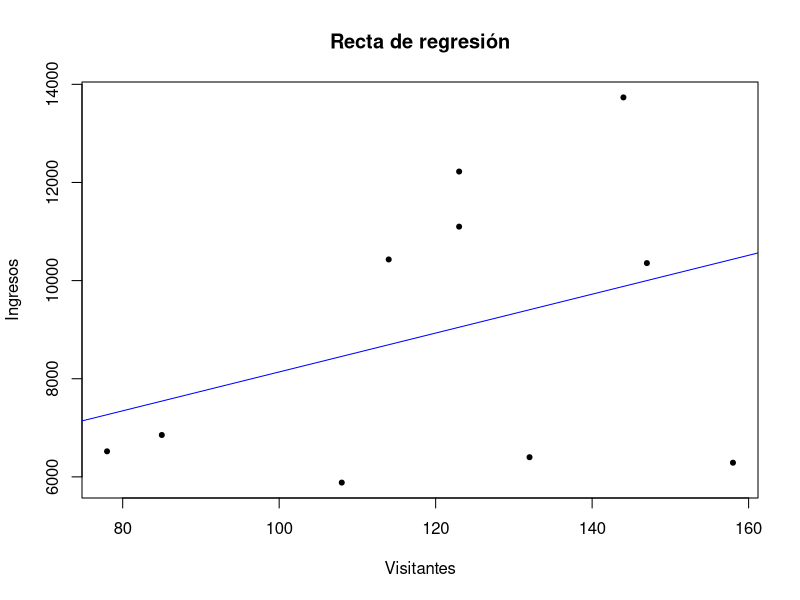

Generate this figure with R:
# --  C R E A C I Ó N   D E   L A S   V A R I A B L E S  --

# Semilla para reproducibilidad
#set.seed(420)

# Número de días
dias = 10

# Generar datos de visitantes (entre 50 y 200 personas por día)
visitantes <- sample(50:200, dias, replace = TRUE)

#Generar el gasto medio de cada visitante en cada día
gasto_por_visitante <- runif(dias, min = 30, max = 100)

# Generar datos de ingresos multiplicando el gasto medio por el número de visitantes
ingresos <- visitantes * gasto_por_visitante

# Redondear los ingresos a dos decimales
ingresos = round(ingresos, 2)

# Crear un data frame con los datos
datos_tienda <- data.frame(Visitantes = visitantes, Ingresos = ingresos)

# Mostrar los datos
print(datos_tienda)

# - - -


# --  I N G R E S O S   T O T A L E S  --

total = sum(ingresos)
print(paste('Ingresos totales:', total, '€'))

# - - -


# --  C O E F I C I E N T E   D E   C O R R E L A C I Ó N  --

# Cálculo de correlación entre visitantes e ingresos
correlacion = cor(visitantes, ingresos, method = c("pearson"))
print(paste('Coeficiente de correlación (Pearson):',correlacion))
# La correlación entre ingresos y visitantes oscila en los positivos debido a el uso del
# número de clientes en el cálculo de de los ingresos, de manera que:
#   1. Se crea aleatoriamente una media de gasto por visitante en un día
#   2. Se multiplica esa media por el número de visitantes para hallar el ingreso diario
# A pesar de ello, si la media aleatoria es muy baja un día con muchos visitantes y alta
# otro día con pocos visitantes reducirá el coeficiente, pero nunca llegando a negativo.

# - - -


# -- R E C T A   D E   R E G R E S I Ó N - - 

# Creación de la recta
linea_reg <- lm(ingresos ~ visitantes)
#summary(linea_reg)
# Dibujado de la gráfica. Los puntos indicarán el número de ingresos y el de visitantes. pch es el icono de estos puntos
plot(visitantes, ingresos, main = 'Recta de regresión', xlab = 'Visitantes', ylab = 'Ingresos', pch = 20)
# Dibujado de la recta de regresión sobre la gráfica
abline(linea_reg, col = 'blue')

# - - -

#
#
#
#FINAL OUTPUT
cat('Ingresos totales:', total, '€\n', 'Coeficiente de correlación (Pearson):',correlacion)
summary(linea_reg)


